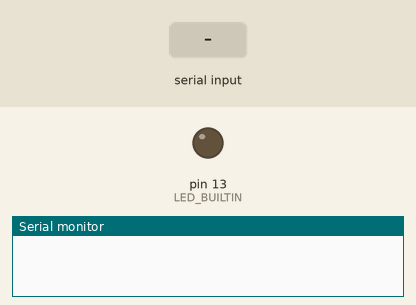
This sketch was run on a simulated Arduino Uno, built with avr-gcc and run on an emulated ATmega328P. Parts: output pins drawn as LEDs (lit = HIGH), the last lines printed to the serial monitor. Inputs (shaded band) come from the test bench.

Above: at 1.2 s.
1.3 s: "a" received over the second serial link
At 2.5 s:
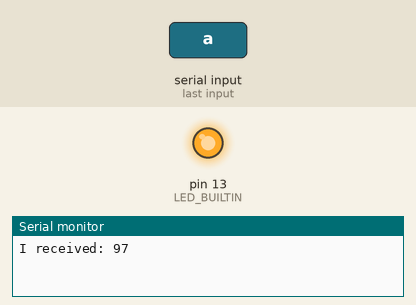
2.8 s: "e" received over the second serial link
At 3.7 s:
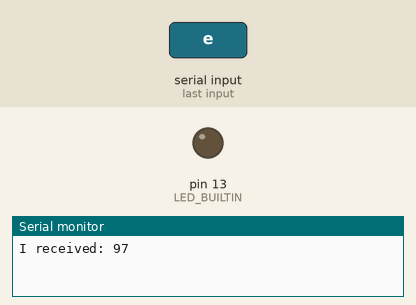
Timing chart, 0 to 5.8 s (numbered marks = the images above; inputs shaded):
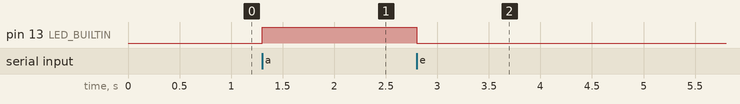

Measured:
- after the input at 1.3 s, pin 13 (LED_BUILTIN): LOW → HIGH at once
- after the input at 2.8 s, pin 13 (LED_BUILTIN): HIGH → LOW at once

The sketch:

FocoBluetoothPruebas.ino
```cpp
#include <SoftwareSerial.h>
//SoftwareSerial bt(rx,tx);
SoftwareSerial BT(7,8);
int incomingByte = 0;

void setup()
{
  BT.begin(9600);
  Serial.begin(9600);
  pinMode(LED_BUILTIN, OUTPUT);
}

void loop()
{
  if (BT.available() > 0) {
    incomingByte = BT.read();

    if(incomingByte == 'a') {
      digitalWrite(LED_BUILTIN, HIGH);
      delay(1000);
    }

    if(incomingByte == 'e') {
      digitalWrite(LED_BUILTIN, LOW);
      delay(1000);
    }

    Serial.print("I received: ");
    Serial.println(incomingByte, DEC);
    BT.print("I received: ");
    BT.println(incomingByte, DEC);
  }
}
```
